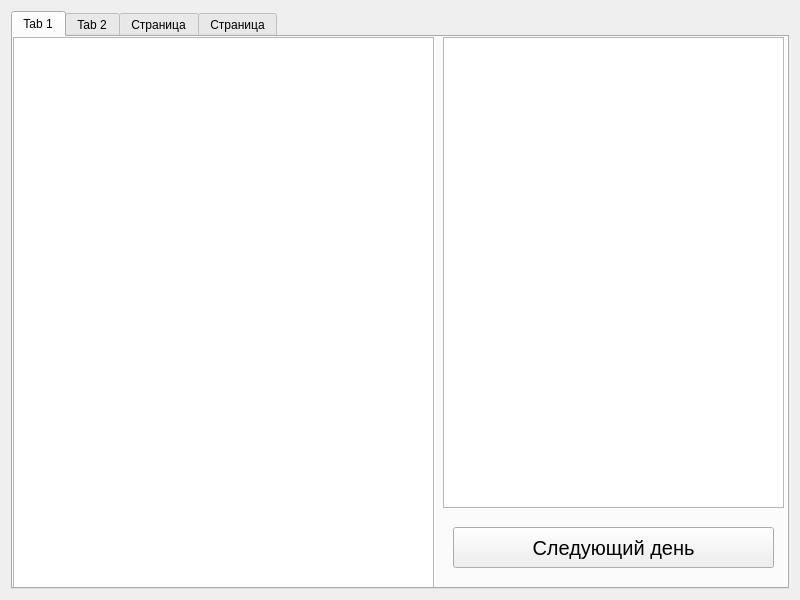
<?xml version="1.0" encoding="UTF-8"?>
<ui version="4.0">
 <class>model</class>
 <widget class="QWidget" name="model">
  <property name="geometry">
   <rect>
    <x>0</x>
    <y>0</y>
    <width>800</width>
    <height>600</height>
   </rect>
  </property>
  <property name="windowTitle">
   <string>Form</string>
  </property>
  <layout class="QHBoxLayout" name="horizontalLayout">
   <item>
    <widget class="QTabWidget" name="tabWidget">
     <property name="currentIndex">
      <number>0</number>
     </property>
     <widget class="QWidget" name="tab">
      <attribute name="title">
       <string>Tab 1</string>
      </attribute>
      <widget class="QListWidget" name="listWidget_2">
       <property name="geometry">
        <rect>
         <x>0</x>
         <y>0</y>
         <width>421</width>
         <height>551</height>
        </rect>
       </property>
      </widget>
      <widget class="QTextEdit" name="textEdit">
       <property name="geometry">
        <rect>
         <x>430</x>
         <y>0</y>
         <width>341</width>
         <height>471</height>
        </rect>
       </property>
      </widget>
      <widget class="QPushButton" name="nextDay">
       <property name="geometry">
        <rect>
         <x>440</x>
         <y>490</y>
         <width>321</width>
         <height>41</height>
        </rect>
       </property>
       <property name="font">
        <font>
         <pointsize>15</pointsize>
        </font>
       </property>
       <property name="text">
        <string>Следующий день</string>
       </property>
      </widget>
     </widget>
     <widget class="QWidget" name="tab_2">
      <attribute name="title">
       <string>Tab 2</string>
      </attribute>
      <widget class="QListWidget" name="listWidget">
       <property name="geometry">
        <rect>
         <x>0</x>
         <y>0</y>
         <width>771</width>
         <height>571</height>
        </rect>
       </property>
      </widget>
     </widget>
     <widget class="QWidget" name="tab_3">
      <attribute name="title">
       <string>Страница</string>
      </attribute>
      <widget class="QListWidget" name="listWidget_3">
       <property name="geometry">
        <rect>
         <x>0</x>
         <y>0</y>
         <width>771</width>
         <height>500</height>
        </rect>
       </property>
      </widget>
      <widget class="QPushButton" name="create_shipment">
       <property name="geometry">
        <rect>
         <x>450</x>
         <y>505</y>
         <width>311</width>
         <height>31</height>
        </rect>
       </property>
       <property name="font">
        <font>
         <pointsize>15</pointsize>
        </font>
       </property>
       <property name="text">
        <string>Заказать</string>
       </property>
      </widget>
     </widget>
     <widget class="QWidget" name="tab_4">
      <attribute name="title">
       <string>Страница</string>
      </attribute>
      <widget class="QListWidget" name="listWidget_4">
       <property name="geometry">
        <rect>
         <x>0</x>
         <y>0</y>
         <width>771</width>
         <height>551</height>
        </rect>
       </property>
      </widget>
     </widget>
    </widget>
   </item>
  </layout>
 </widget>
 <resources/>
 <connections/>
</ui>
